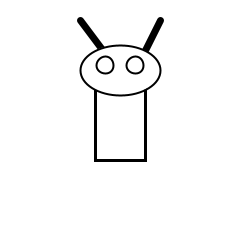
Frame 1 (no input)
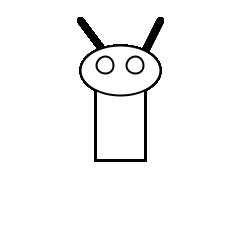
Frame 60 (the mouse pressed at the canvas centre just before this capture)
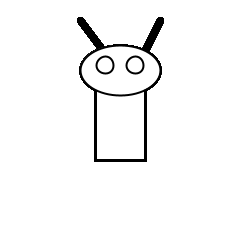
Frame 120 (the mouse held since frame 60 and released just before this capture)

The Processing sketch that drew these frames (run headless with seeded random() and noise(); from frame 60 on, the mouse is pressed at the canvas centre):

// Processing sketch: processing_127273
// ── processing_127273.pde

int counter;

void setup() {  //setup function called initially, only once
    size(250,250);
    background(255);


}

void draw() {  //draw function loops

strokeWeight(7);
line(80,20,110,60);

strokeWeight(7);
line(160,20,130,80);

strokeWeight(3);
rectMode(CENTER);
rect(120,110,50,100);

strokeWeight(2);
ellipseMode(CENTER);
ellipse(120,70,80,50);

ellipseMode(CENTER);
ellipse(105,65,17,17);

ellipseMode(CENTER);
ellipse(135,65,17,17);

}
